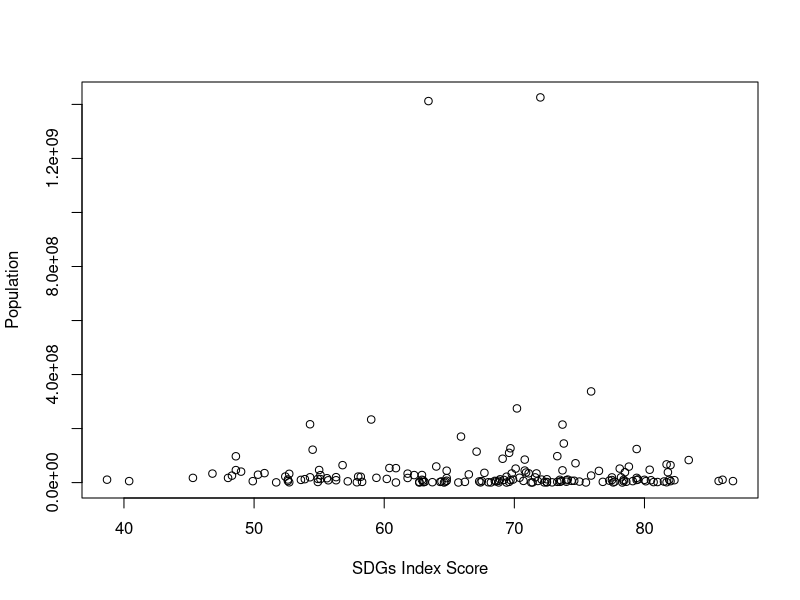
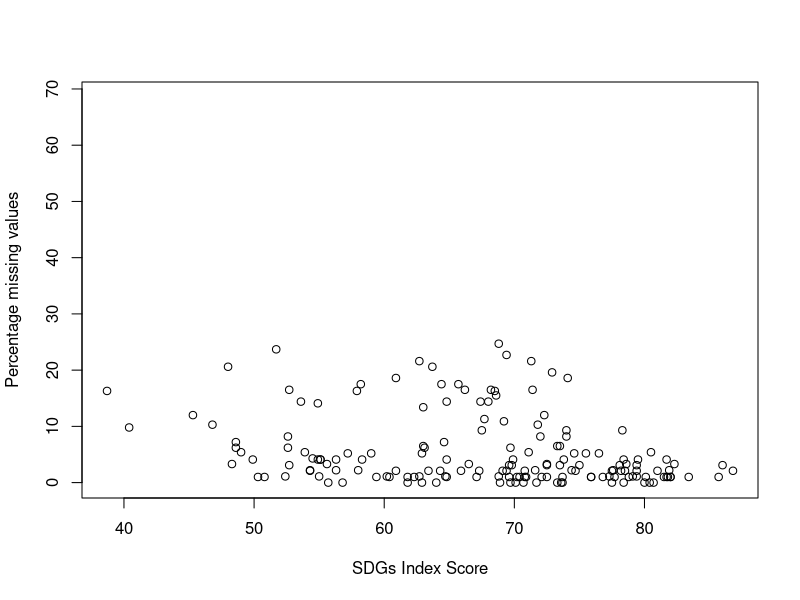
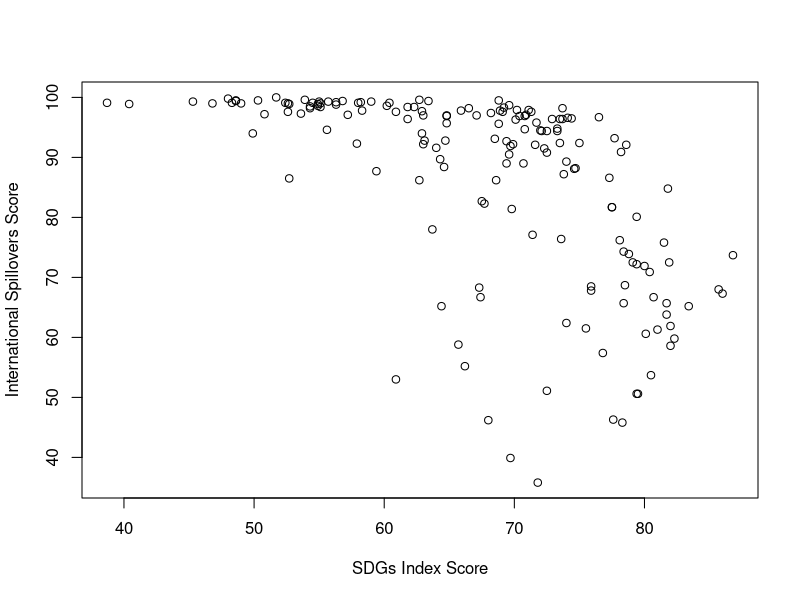
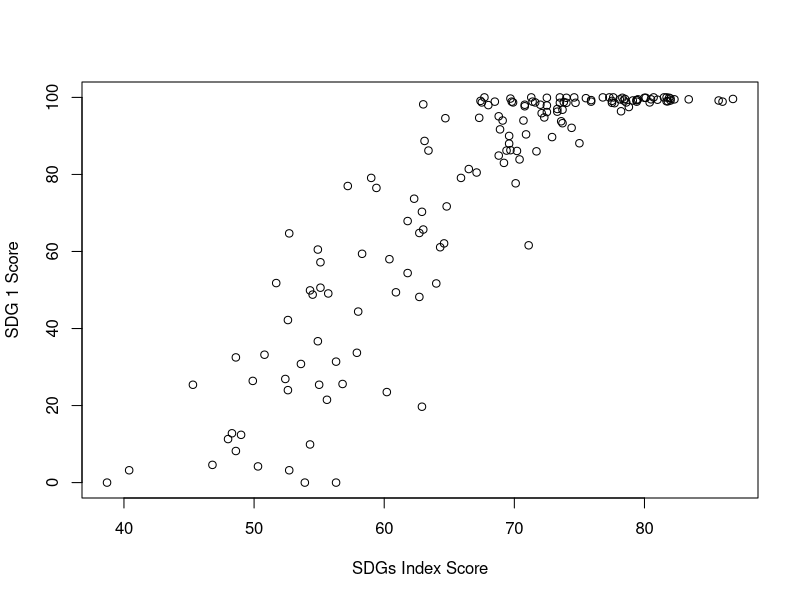
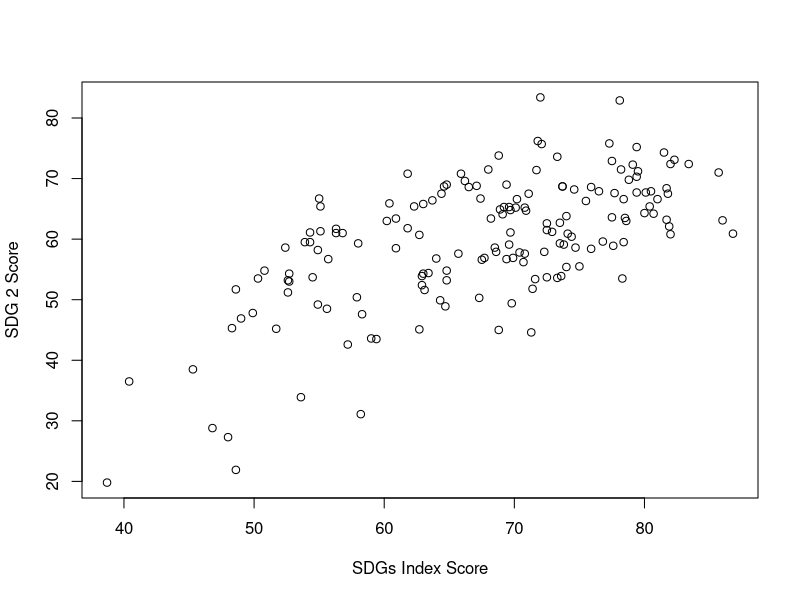
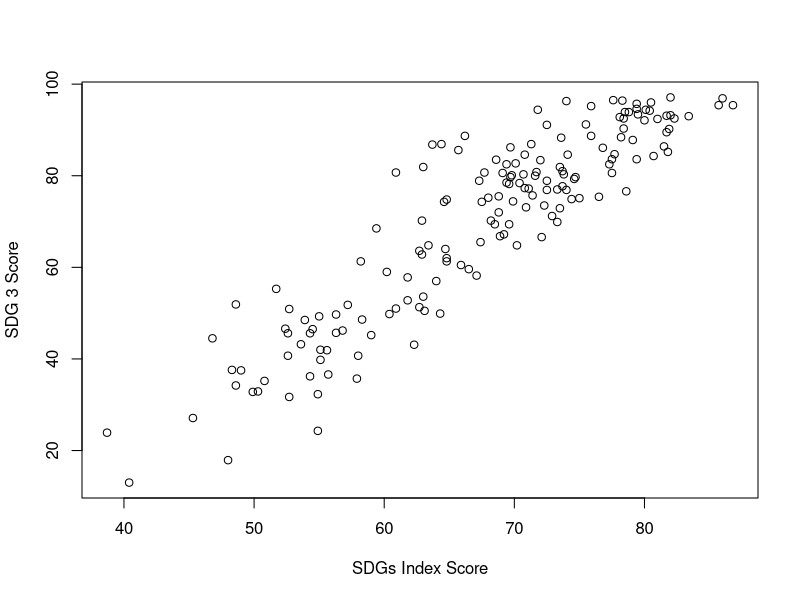
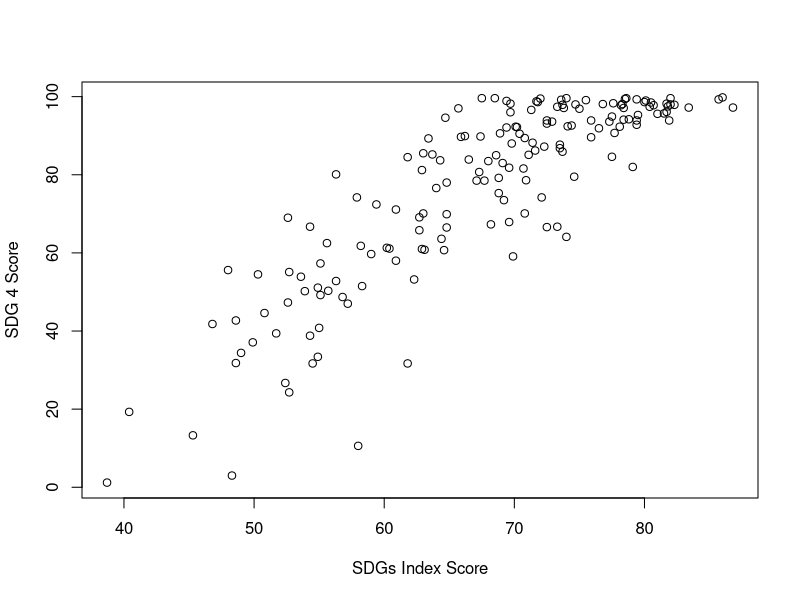
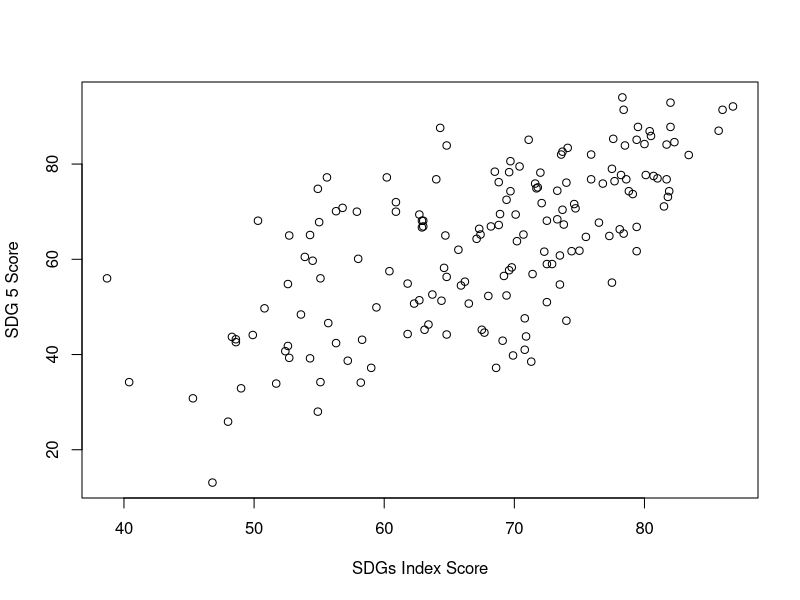

Write the R code that produced these figures, in order.
# 問い: SDGsのインデックススコアが優秀な国はなにゆえ優秀なのか

# SDGsのインデックススコアが高い国とそのほかの数値の相関を見ることで、SDGsのインデックススコアが高い国の特徴を探る。

# ######################################
# まずはデータの準備
# ######################################
data <- read.csv("2023-sdgs-data.csv")

# データフレームのカラム名を出力
column_names <- colnames(data)
write.table(column_names, file = "column_names.txt", row.names = FALSE, col.names = FALSE, quote = FALSE) # nolint

# 2023 SDGs Index Scoreを抽出。
(sdgs_index_score <- data$`X2023.SDG.Index.Score`[1:193])

# 変動係数を取得
(sdgs_index_score_cv <- sd(sdgs_index_score, na.rm = TRUE) / mean(sdgs_index_score, na.rm = TRUE)) # nolint
# -> 0.1515398 (15.15%)

# ######################################
# いくつかの変数との相関を見る
# ######################################

# 1. 人口との相関を見る
(population_data <- data$`Population.in.2022`[1:193])
plot(sdgs_index_score, population_data, xlab="SDGs Index Score", ylab="Population") # nolint
# -> 相関なさそう。

# 2. データの欠損率との相関を見る
(percentage_missing_values <- data$`Percentage.missing.values`[1:193])
plot(sdgs_index_score, percentage_missing_values, xlab="SDGs Index Score", ylab="Percentage missing values") # nolint
# -> 相関なさそう。

(international_spillovers_score <- data$`International.Spillovers.Score..0.100.`[1:193]) # nolint
plot(sdgs_index_score, international_spillovers_score, xlab="SDGs Index Score", ylab="International Spillovers Score") # nolint
# -> 若干相関がありそう。

# 3. 1~17のゴールごとのスコアとの相関を見る
for (i in 1:17) {
  # ファイル名を設定
  file_name <- paste0("output/SDG_Goal_", i, "_Score_Plot.png")

  # PNGファイルを開始
  png(file_name)

  # カラム名を動的に生成
  column_name <- paste0("Goal.", i, ".Score")

  # 対応するSDGスコアを抽出
  goal_score <- data[[column_name]][1:193]

  # SDGs Index Scoreと特定のSDGスコアのプロット
  plot(sdgs_index_score, goal_score, xlab="SDGs Index Score", ylab=paste0("SDG ", i, " Score")) # nolint

  # デバイスを閉じる（ファイルを保存）
  dev.off()
}
